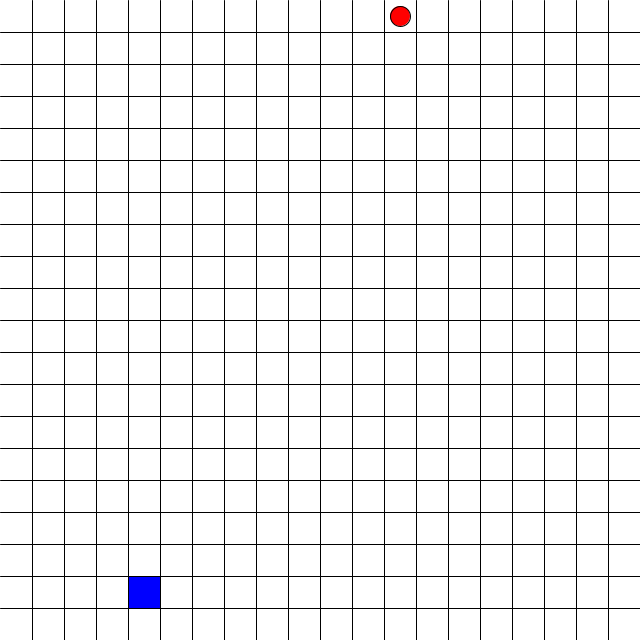
Frame 1 (no input)
Frame 60 (the mouse pressed at the canvas centre just before this capture): identical to frame 1, image omitted
Frame 120 (the mouse held since frame 60 and released just before this capture): identical to frame 1, image omitted

The Processing sketch that drew this single still picture (run headless with seeded random() and noise(); from frame 60 on, the mouse is pressed at the canvas centre):

// Processing sketch: e04_dodatkowy_obiekt
// ── e04_dodatkowy_obiekt.pde
int size = 32;
int punktX, punktY;
int p1x, p1y;

void setup() {
  size(640, 640);
  frameRate(30);
  
  int ileKolumn = width / size;
  float liczbaNiecalkowita = random(ileKolumn-1);
  int ktoraKolumna = int( liczbaNiecalkowita );
  
  punktX = size/2 + (size * ktoraKolumna);
  punktY = size/2;
  
  przeszkody();
}

void draw() {
  rysujSiatke();
  rysujPunkt();
}

void keyPressed() {
  if (keyCode == LEFT) {
    punktX = punktX - size;
    if (punktX < 0) {
      punktX = punktX + size;
    }
  } else if (keyCode == RIGHT) {
    punktX = punktX + size;
    if (punktX > width) {
      punktX = punktX - size;
    }
  } 
}

void rysujPunkt() {
  fill(255, 0, 0);
  ellipse(punktX, punktY, 20, 20);
}

void rysujSiatke() {
  background(255);
  for (int a = size; a < 640; a = a + size) {
    line(a, 0, a, 640);
    line(0, a, 640, a);
  }
  
  fill(0, 0, 255);
  rect(p1x, p1y, size, size);
}

void przeszkody() {
  int ileKolumn = width / size;
  float liczbaKolumnJakoFloat = random(ileKolumn-1);
  
  int ileWiersze = height / size;
  float liczbaWierszyJakoFloat = random(ileWiersze-1);
  
  p1x = int(liczbaKolumnJakoFloat) * size;
  p1y = int(liczbaWierszyJakoFloat) * size;
}
